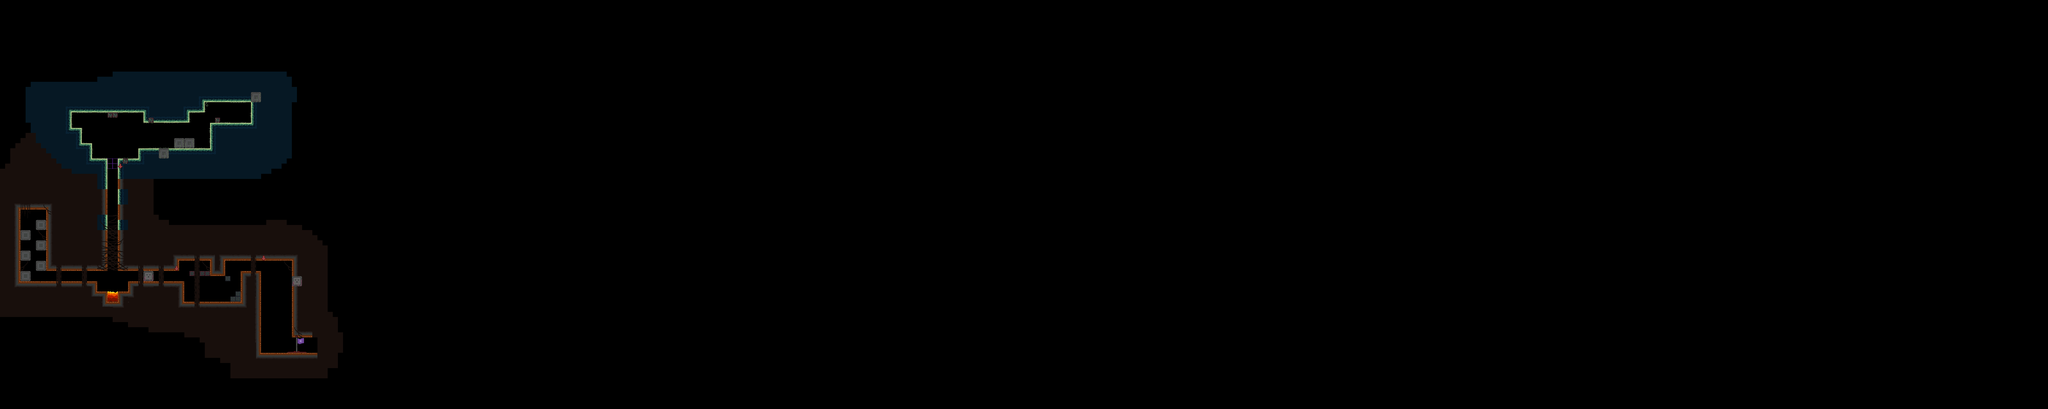

Tiled map render using the project's own tile images. Description and the map definition, with tile-layer contents summarised, below:
An orthogonal 400x80 tile map with 16x16 px tiles, 3 tile layers (Decoraciones, Capa de patrones 1, LavaSheet), 18 tilesets and 111 objects.

<map version="1.4" tiledversion="1.4.3" orientation="orthogonal" renderorder="right-down" width="400" height="80" tilewidth="16" tileheight="16" infinite="0" nextlayerid="55" nextobjectid="627">
 <tileset firstgid="1" name="PisoGreenOficial" tilewidth="16" tileheight="16" tilecount="144" columns="4">
  <image source="PisoGreen/PisoGreenOficial.png" width="64" height="576" />
 </tileset>
 <tileset firstgid="145" name="Decoraciones" tilewidth="16" tileheight="16" tilecount="320" columns="8">
  <image source="two/Decoraciones.png" width="128" height="640" />
  <tile id="66">
   <animation>
    <frame tileid="66" duration="150" />
    <frame tileid="68" duration="150" />
    <frame tileid="80" duration="150" />
    <frame tileid="82" duration="150" />
    <frame tileid="84" duration="150" />
   </animation>
  </tile>
  <tile id="67">
   <animation>
    <frame tileid="67" duration="150" />
    <frame tileid="69" duration="150" />
    <frame tileid="81" duration="150" />
    <frame tileid="83" duration="150" />
    <frame tileid="85" duration="150" />
   </animation>
  </tile>
  <tile id="74">
   <animation>
    <frame tileid="74" duration="150" />
    <frame tileid="76" duration="150" />
    <frame tileid="88" duration="150" />
    <frame tileid="90" duration="150" />
    <frame tileid="92" duration="150" />
   </animation>
  </tile>
  <tile id="75">
   <animation>
    <frame tileid="75" duration="150" />
    <frame tileid="77" duration="150" />
    <frame tileid="89" duration="150" />
    <frame tileid="91" duration="150" />
    <frame tileid="93" duration="150" />
   </animation>
  </tile>
 </tileset>
 <tileset firstgid="465" name="LavaSheet" tilewidth="8" tileheight="16" tilecount="32" columns="4">
  <image source="LavaSheet.png" width="32" height="128" />
  <tile id="0">
   <animation>
    <frame tileid="0" duration="50" />
    <frame tileid="1" duration="50" />
    <frame tileid="2" duration="50" />
    <frame tileid="3" duration="50" />
    <frame tileid="4" duration="50" />
    <frame tileid="5" duration="50" />
    <frame tileid="6" duration="50" />
    <frame tileid="7" duration="50" />
    <frame tileid="8" duration="50" />
    <frame tileid="9" duration="50" />
    <frame tileid="10" duration="50" />
    <frame tileid="11" duration="50" />
    <frame tileid="12" duration="50" />
    <frame tileid="13" duration="50" />
    <frame tileid="14" duration="50" />
    <frame tileid="15" duration="50" />
   </animation>
  </tile>
  <tile id="16">
   <animation>
    <frame tileid="16" duration="100" />
    <frame tileid="17" duration="100" />
    <frame tileid="18" duration="100" />
    <frame tileid="19" duration="100" />
    <frame tileid="20" duration="100" />
    <frame tileid="21" duration="100" />
    <frame tileid="22" duration="100" />
    <frame tileid="23" duration="100" />
    <frame tileid="24" duration="100" />
    <frame tileid="25" duration="100" />
    <frame tileid="26" duration="100" />
    <frame tileid="27" duration="100" />
    <frame tileid="28" duration="100" />
    <frame tileid="29" duration="100" />
    <frame tileid="30" duration="100" />
    <frame tileid="31" duration="100" />
   </animation>
  </tile>
 </tileset>
 <tileset firstgid="497" name="cuboP" tilewidth="16" tileheight="32" tilecount="1" columns="1">
  <image source="cuboP.png" width="16" height="32" />
 </tileset>
 <tileset firstgid="498" name="Bloque1" tilewidth="16" tileheight="16" tilecount="1" columns="1">
  <image source="Bloque1.png" width="16" height="16" />
 </tileset>
 <tileset firstgid="499" name="Bloques" tilewidth="16" tileheight="16" tilecount="10" columns="10">
  <image source="Bloques.png" width="160" height="16" />
 </tileset>
 <tileset firstgid="509" name="Cascada" tilewidth="96" tileheight="96" tilecount="4" columns="1">
  <image source="Cascada.png" width="96" height="384" />
  <tile id="0">
   <animation>
    <frame tileid="0" duration="150" />
    <frame tileid="1" duration="150" />
    <frame tileid="2" duration="150" />
    <frame tileid="3" duration="150" />
   </animation>
  </tile>
 </tileset>
 <tileset firstgid="513" name="cuboS" tilewidth="16" tileheight="16" tilecount="2" columns="1">
  <image source="cuboS.png" width="16" height="32" />
 </tileset>
 <tileset firstgid="515" name="CuboS(1)" tilewidth="16" tileheight="16" tilecount="2" columns="1">
  <image source="CuboS(1).png" width="16" height="32" />
 </tileset>
 <tileset firstgid="517" name="cesped" tilewidth="16" tileheight="16" tilecount="16" columns="8">
  <image source="PisoGreen/cesped.png" width="128" height="32" />
 </tileset>
 <tileset firstgid="533" name="BloquesGreen" tilewidth="16" tileheight="16" tilecount="24" columns="12">
  <image source="PisoGreen/BloquesGreen.png" width="192" height="32" />
 </tileset>
 <tileset firstgid="557" name="bird" tilewidth="8" tileheight="8" tilecount="4" columns="1">
  <image source="bird.png" width="8" height="32" />
  <tile id="0">
   <animation>
    <frame tileid="0" duration="150" />
    <frame tileid="1" duration="150" />
    <frame tileid="2" duration="150" />
    <frame tileid="3" duration="2000" />
    <frame tileid="0" duration="150" />
    <frame tileid="0" duration="150" />
    <frame tileid="1" duration="150" />
    <frame tileid="0" duration="150" />
    <frame tileid="1" duration="150" />
   </animation>
  </tile>
 </tileset>
 <tileset firstgid="561" name="bird2" tilewidth="8" tileheight="8" tilecount="10" columns="1">
  <image source="bird2.png" width="8" height="80" />
  <tile id="0">
   <animation>
    <frame tileid="0" duration="150" />
    <frame tileid="1" duration="150" />
    <frame tileid="2" duration="500" />
    <frame tileid="3" duration="150" />
    <frame tileid="4" duration="500" />
    <frame tileid="5" duration="150" />
    <frame tileid="6" duration="150" />
    <frame tileid="7" duration="150" />
    <frame tileid="8" duration="150" />
    <frame tileid="9" duration="2000" />
   </animation>
  </tile>
 </tileset>
 <tileset firstgid="571" name="bird3" tilewidth="8" tileheight="8" tilecount="6" columns="1">
  <image source="bird3.png" width="8" height="48" />
  <tile id="0">
   <animation>
    <frame tileid="0" duration="150" />
    <frame tileid="1" duration="150" />
    <frame tileid="2" duration="150" />
    <frame tileid="3" duration="1000" />
    <frame tileid="4" duration="2000" />
    <frame tileid="5" duration="150" />
    <frame tileid="3" duration="150" />
    <frame tileid="2" duration="150" />
    <frame tileid="1" duration="150" />
   </animation>
  </tile>
 </tileset>
 <tileset firstgid="577" name="PD" tilewidth="16" tileheight="16" tilecount="144" columns="36">
  <image source="PD.png" trans="ffffff" width="576" height="64" />
 </tileset>
 <tileset firstgid="721" name="End" tilewidth="64" tileheight="64" tilecount="6" columns="1">
  <image source="End.png" trans="ffffff" width="64" height="384" />
  <tile id="0">
   <animation>
    <frame tileid="0" duration="200" />
    <frame tileid="1" duration="200" />
    <frame tileid="2" duration="200" />
    <frame tileid="3" duration="200" />
    <frame tileid="4" duration="200" />
    <frame tileid="5" duration="200" />
   </animation>
  </tile>
 </tileset>
 <tileset firstgid="727" name="Flechas" tilewidth="16" tileheight="16" tilecount="4" columns="4">
  <image source="Flechas.png" trans="ffffff" width="64" height="16" />
 </tileset>
 <tileset firstgid="731" name="decoracionColgadera" tilewidth="32" tileheight="32" tilecount="6" columns="6">
  <image source="decoracionColgadera.png" trans="ffffff" width="192" height="32" />
 </tileset>
 <layer id="26" name="Decoraciones" width="400" height="80" tintcolor="#ffffff">
  <data>[32000 cells, 62 non-empty, 14 distinct tile ids]</data>
 </layer>
 <objectgroup color="#555500" id="2" name="paredes">
  <object id="493" x="283.636" y="449.818" width="3.09091" height="47.2727" />
  <object id="494" x="250.909" y="402.182" width="4.36364" height="48.1818" />
  <object id="495" x="215.818" y="344.364" width="6.36364" height="60.3636" />
  <object id="496" x="448.182" y="347.273" width="4.18182" height="34.3636" />
  <object id="497" x="432.909" y="465.818" width="3.27273" height="32.7273" />
  <object id="498" x="657.091" y="386.545" width="5.63636" height="80.9091" />
  <object id="499" x="630.545" y="315.455" width="9.45455" height="34.1818" />
  <object id="500" x="672.273" y="369.364" width="2.36364" height="14.4545" />
  <object id="501" x="685.727" y="369.273" width="2.09091" height="14.6364" />
  <object id="502" x="784.375" y="318" width="4.125" height="72.5" />
  <object id="503" x="332.727" y="497.455" width="2.90909" height="348" />
  <object id="504" x="368.364" y="498" width="4.18182" height="347.273" />
  <object id="505" x="555.636" y="814.545" width="3.27273" height="31.4545" />
  <object id="506" x="592.182" y="849.455" width="2.18182" height="13.2727" />
  <object id="507" x="656.727" y="811.273" width="2.18182" height="51.4545" />
  <object id="508" x="698.545" y="808.545" width="4.90909" height="53.8182" />
  <object id="509" x="752" y="848.909" width="4" height="97.2727" />
  <object id="510" x="812.727" y="851.424" width="2.54545" height="254.273" />
  <object id="511" x="912.758" y="815.242" width="3.27273" height="238.06" />
  <object id="512" x="59.8182" y="652.909" width="3.27273" height="227.818" />
  <object id="513" x="145.091" y="654" width="3.09091" height="192" />
  <object id="525" x="736" y="913.182" width="4" height="38.7272" />
  <object id="526" x="720.727" y="929.182" width="4" height="20.5454" />
  <object id="527" x="704.182" y="865" width="4" height="13.2727" />
  <object id="528" x="715.636" y="865.364" width="4" height="13.2727" />
  <object id="552" x="571.03" y="883.939" width="3.27273" height="60.7878" />
  <object id="554" x="299.636" y="883.378" width="3.27273" height="31.4546" />
  <object id="555" x="400.636" y="881.439" width="3.27273" height="31.2424" />
  <object id="567" x="368.727" y="913.833" width="3.27273" height="31.2424" />
  <object id="568" x="331.818" y="913.833" width="3.27273" height="31.2424" />
 </objectgroup>
 <objectgroup color="#ff55ff" id="3" name="piso" opacity="0.9">
  <object id="482" x="221.818" y="400.364" width="31.6364" height="3.09091" />
  <object id="483" x="252.182" y="448.364" width="33.0909" height="4.18182" />
  <object id="484" x="285.455" y="496.545" width="47.4545" height="3.27273" />
  <object id="485" x="370" y="497.455" width="62.9091" height="3.45455" />
  <object id="486" x="434.545" y="465.091" width="224.545" height="2.18182" />
  <object id="487" x="658.545" y="384.136" width="135.636" height="3.81818" />
  <object id="488" x="672.364" y="368.182" width="15.2727" height="1.81818" />
  <object id="489" x="58.5455" y="881" width="243.378" height="2.81818" />
  <object id="490" x="593.636" y="848.545" width="61.8182" height="1.63636" />
  <object id="491" x="568.727" y="945.091" width="186" height="3.27273" />
  <object id="492" x="752.909" y="848.727" width="62.8788" height="1.81818" />
  <object id="530" x="704.818" y="864" width="14.3637" height="1.81818" />
  <object id="531" x="737" y="912.364" width="14.3637" height="1.81818" />
  <object id="532" x="720.818" y="928.545" width="14.3637" height="1.81818" />
  <object id="551" x="400.811" y="880.924" width="172.561" height="2.81818" />
  <object id="553" x="281.296" y="912.621" width="53.742" height="2.81818" />
  <object id="557" x="812.394" y="1104.76" width="178.212" height="1.81818" />
  <object id="566" x="368.947" y="912.591" width="53.742" height="2.81818" />
  <object id="626" x="974" y="1054" width="7.5" height="49.5" />
 </objectgroup>
 <objectgroup color="#55aa00" id="4" name="techo">
  <object id="514" x="146.545" y="842.545" width="187.636" height="4.54545" />
  <object id="515" x="60.9091" y="649.455" width="87.2727" height="6" />
  <object id="516" x="218" y="345.664" width="232.969" height="5.39282" />
  <object id="517" x="449.818" y="380.364" width="141.091" height="3.27273" />
  <object id="518" x="587.091" y="347.636" width="50.9091" height="3.45455" />
  <object id="519" x="632.727" y="313.091" width="155.636" height="6.36364" />
  <object id="520" x="370.545" y="843.091" width="187.455" height="4.72727" />
  <object id="521" x="557.455" y="810.364" width="101.455" height="4.90909" />
  <object id="522" x="593.636" y="861.273" width="108.727" height="2.54545" />
  <object id="523" x="698.909" y="808.727" width="214.303" height="6.72727" />
  <object id="529" x="705.091" y="877.636" width="13.4543" height="2.54545" />
 </objectgroup>
 <objectgroup color="#005500" id="5" name="PersonajeCoo">
  <object id="537" x="305" y="481">
   <point />
  </object>
 </objectgroup>
 <objectgroup color="#ffff00" id="6" name="pinchos" />
 <objectgroup id="7" name="cajas">
  <object id="533" x="701.625" y="369.125">
   <point />
  </object>
 </objectgroup>
 <objectgroup id="8" name="agarraderaDere" />
 <objectgroup id="9" name="agarraderaIzq">
  <object id="576" x="589.5" y="906.5">
   <point />
  </object>
 </objectgroup>
 <objectgroup id="10" name="pisoTime">
  <object id="608" x="350.33" y="924.667">
   <point />
  </object>
  <object id="609" x="351.33" y="743.333">
   <point />
  </object>
  <object id="610" x="351.33" y="614.333">
   <point />
  </object>
 </objectgroup>
 <objectgroup color="#aa0000" id="11" name="particulas" />
 <objectgroup id="12" name="espacio" visible="0" />
 <objectgroup id="13" name="sierra" visible="0" />
 <objectgroup id="14" name="sierraRD">
  <object id="575" x="653.75" y="830" width="5" height="18.25" />
  <object id="588" x="544.333" y="440.667" width="7.33333" height="22" />
 </objectgroup>
 <objectgroup id="15" name="sierraRu" />
 <objectgroup id="16" name="sierraLu" />
 <objectgroup id="17" name="sierraLD">
  <object id="574" x="586.5" y="829.25" width="5.75" height="19.5" />
  <object id="589" x="436.333" y="440" width="5" height="21.6667" />
 </objectgroup>
 <objectgroup id="18" name="plataformaMov">
  <object id="582" x="847.333" y="873">
   <point />
  </object>
  <object id="583" x="902.334" y="990.334">
   <point />
  </object>
  <object id="594" x="848.667" y="955">
   <point />
  </object>
  <object id="595" x="901.333" y="914">
   <point />
  </object>
 </objectgroup>
 <objectgroup id="19" name="Fuego" />
 <objectgroup id="20" name="paredED" />
 <objectgroup id="21" name="paredEL" />
 <objectgroup color="#aa0000" id="22" name="pisoMuerte">
  <object id="524" x="-2" y="1141.33" width="1025.33" height="40.6667" />
  <object id="556" x="330.697" y="915.667" width="48.3333" height="30.6667" />
 </objectgroup>
 <objectgroup color="#ffaaff" id="23" name="EnemigoWalk">
  <object id="573" x="612.75" y="830" width="16.5" height="16.75" />
  <object id="587" x="519.333" y="441.667" width="21" height="20" />
  <object id="590" x="446.833" y="442.667" width="21" height="20" />
 </objectgroup>
 <objectgroup id="24" name="ButtonObject1">
  <object id="535" x="336.188" y="497.125" width="15.75" height="31.8125" />
  <object id="536" x="352" y="497.13" width="16" height="31.9375" />
 </objectgroup>
 <objectgroup id="25" name="Button1">
  <object id="534" x="768.5" y="352.5" width="13" height="15.5" />
 </objectgroup>
 <objectgroup id="27" name="Aplastador" visible="0" locked="1">
  <object id="62" x="831.667" y="706.333" width="47.6667" height="77.3333" />
  <object id="65" x="884.5" y="706.33" width="47.6667" height="77.3333" />
  <object id="66" x="935.833" y="706.33" width="47.6667" height="77.3333" />
 </objectgroup>
 <objectgroup id="28" name="PinchosGravity" />
 <objectgroup id="31" name="AgarraderaCircular" />
 <objectgroup id="32" name="EnemigoJump" />
 <objectgroup id="33" name="RayoFuego" />
 <objectgroup id="36" name="In" />
 <objectgroup id="37" name="Out" />
 <objectgroup id="38" name="Coins">
  <object id="538" x="231" y="366" width="18" height="19" />
  <object id="539" x="83" y="671.5" width="18" height="19" />
  <object id="540" x="633" y="817.5" width="18" height="19" />
 </objectgroup>
 <objectgroup id="39" name="Button2">
  <object id="451" x="247" y="798">
   <point />
  </object>
 </objectgroup>
 <objectgroup id="40" name="Button2Objects" />
 <objectgroup id="41" name="setScreen">
  <object id="584" x="927.333" y="1053.67" width="45.6667" height="51.3333" />
 </objectgroup>
 <objectgroup id="42" name="Agarradera" />
 <objectgroup id="44" name="PisoAgarradera">
  <object id="541" x="544.75" y="432" width="62.375" height="1.125" />
  <object id="560" x="63.8182" y="847.455" width="32" height="2" />
  <object id="561" x="112.727" y="815.818" width="30" height="1.81818" />
  <object id="562" x="65.0909" y="784" width="29.0909" height="1.63636" />
  <object id="563" x="113.455" y="752.545" width="29.0909" height="1.27273" />
  <object id="564" x="64.7273" y="719.818" width="30" height="2.72727" />
  <object id="565" x="112.909" y="688.909" width="30.1818" height="1.63636" />
 </objectgroup>
 <objectgroup id="45" name="Parajo" />
 <objectgroup id="46" name="LD2" />
 <objectgroup id="47" name="LU2" />
 <objectgroup id="48" name="RD2" />
 <objectgroup id="49" name="RU2" />
 <objectgroup id="50" name="piso2" />
 <objectgroup id="51" name="pared2" />
 <objectgroup id="52" name="EnemigoVolador" />
 <objectgroup id="53" name="CamaraY">
  <object id="611" x="217" y="342.5" width="70.5" height="155" />
  <object id="612" x="621" y="318.5" width="46.5" height="149.5" />
  <object id="613" x="334" y="498" width="34.5" height="415.5" />
  <object id="614" x="703.5" y="815" width="48" height="128.5" />
  <object id="616" x="558.5" y="814.5" width="98" height="128.5" />
  <object id="617" x="816" y="817" width="97" height="285.5" />
  <object id="618" x="63" y="656" width="82" height="225" />
 </objectgroup>
 <objectgroup id="54" name="CamaraNoY">
  <object id="619" x="145" y="847" width="188.5" height="31" />
  <object id="620" x="369.5" y="848" width="188.5" height="31" />
  <object id="621" x="433" y="416" width="189" height="48" />
  <object id="622" x="289" y="450" width="142.5" height="45.5" />
  <object id="623" x="669" y="343" width="114.5" height="40.5" />
  <object id="624" x="657" y="895.5" width="46.5" height="47" />
  <object id="625" x="751.5" y="816.5" width="63" height="30.5" />
 </objectgroup>
 <layer id="1" name="Capa de patrones 1" width="400" height="80">
  <data>[32000 cells, 2258 non-empty, 209 distinct tile ids]</data>
 </layer>
 <layer id="30" name="LavaSheet" width="400" height="80">
  <data>[32000 cells, 187 non-empty, 41 distinct tile ids]</data>
 </layer>
</map>
